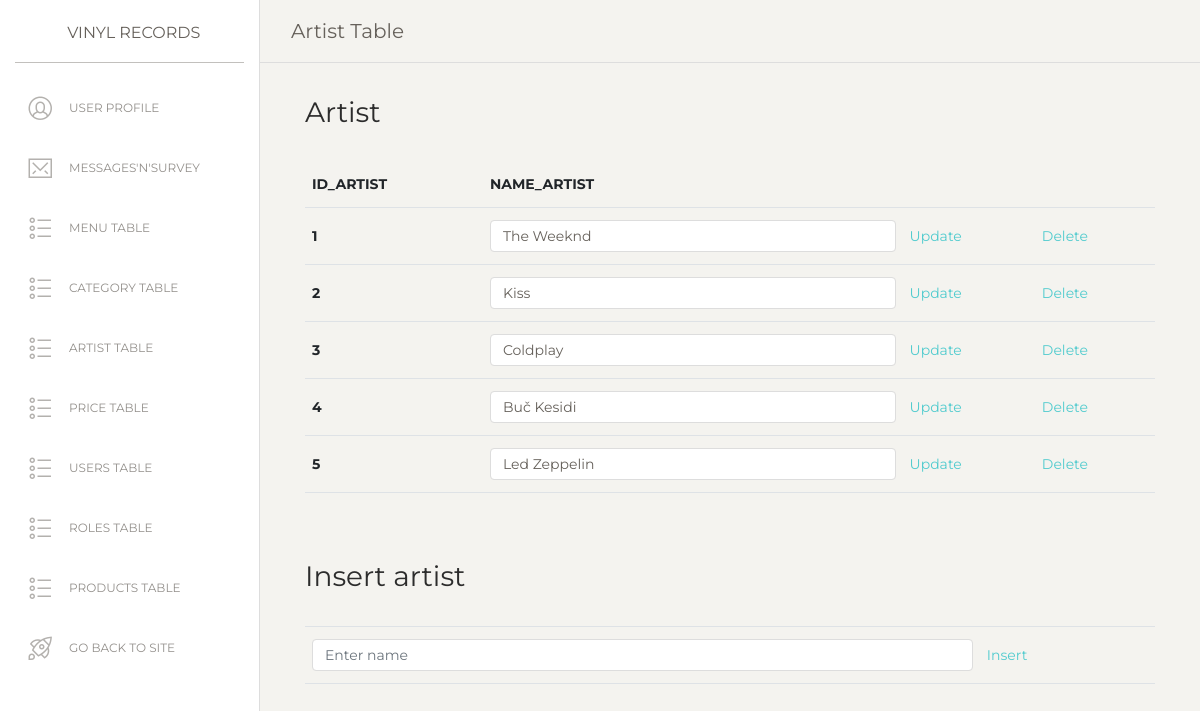
Screenshot of /assets/artistTable.php (signed in) with the database file from the repository.
### tables this page shows
CREATE TABLE `artist` (
  `id_artist` int(255) NOT NULL,
  `name_artist` varchar(50) NOT NULL
);

### assets/modals/functions.php (called while the page is built, shortened)
<?php
    include "connection.php";
    function getAllFromTabel($nameTabel){
        global $conn;
        try{
            $query="SELECT * FROM $nameTabel";
            $result=$conn->query($query)->fetchAll();
            return $result;
        }
        catch(PDOException $e){
            $message="Server error";
        }
    }
?>

### assets/artistTable.php (the view, shortened to what this page needs)
<?php
    if(!isset($_SESSION['user'])){
    header("location: modals/404Page.php?notFound");
  }
    else if($_SESSION['idRole']!=1){
    header("location: modals/404Page.php?notFound");
  }
    else{
  include "pages/headAdmin.php";
  include "pages/headerAdmin.php";
  include "modals/functions.php";
  $artist=getAllFromTabel("artist");
?>
  <div class="main-panel" style="height: 100vh;">
      <nav class="navbar navbar-expand-lg navbar-absolute fixed-top navbar-transparent">
        <div class="container-fluid">
          <div class="navbar-wrapper">
            <a class="navbar-brand" href="adminPanel.php">Artist Table</a>
          </div>
        </div>
      </nav>
    <div class="content">
        <div class="container">
            <div class="row">
      <div class="col-md-12">
        <h3>Artist</h3>
        <div id="artist">
            <table class="table">
              <thead>
                <tr>
                  <th scope="col">id_artist</th>
                  <th scope="col">name_artist</th>
                </tr>
              </thead>
              <tbody>
              <?php
                foreach($artist as $a):
              ?>
                <tr>
                  <th scope="row"><?=$a->id_artist?></th>
                  <td><input type="text" id="nameArtist<?=$a->id_artist?>" class="form-control" value="<?=$a->name_artist?>"></td>
                  <td><a href="#" data-id="<?=$a->id_artist?>" class="updateArtist">Update</a></td>
                  <td><a href="#" data-id="<?=$a->id_artist?>" class="deleteArtist">Delete</a></td>
                </tr>
              <?php
                endforeach;
              ?>
            </tbody>
            </table>
          </div>
          </div>
		    </div>
      <div class="row">
      <div class="col-md-12 mt-5">
      <table class="table">
            <h3>Insert artist</h3>
              <tbody>
                <tr>
                  <td><input type="text" id="nameArtist" class="form-control" placeholder="Enter name"></td>
                  <td><a href="#" id="insertArtist">Insert</a></td>
                </tr>
              </tbody>
      </table>
		  </div>
      </div>
		</div>
    </div>
<?php
      }
  include "pages/footerAdmin.php";
?>

### rows the page displays
artist: id_artist "1", name_artist "The Weeknd"
artist: id_artist "2", name_artist "Kiss"
artist: id_artist "3", name_artist "Coldplay"
artist: id_artist "4", name_artist "Buč Kesidi"
artist: id_artist "5", name_artist "Led Zeppelin"
